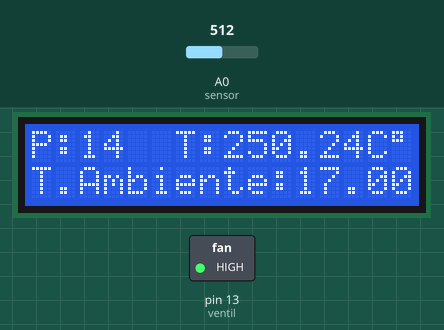
A sketch run on a simulated Arduino Uno, built with avr-gcc and run on an emulated ATmega328P. Shown: 16×2 character LCD, switched loads named in the sketch (green lamp = pin HIGH). The inputs (shaded band) are chosen by the test bench; at power-on: A0 (sensor) = 512. Random numbers use the default seed unless the sketch sets one; what the sketch prints to the serial monitor is not drawn.

Above: at 1.2 s.
1.3 s: A0 (sensor) set to 46
At 3.7 s:
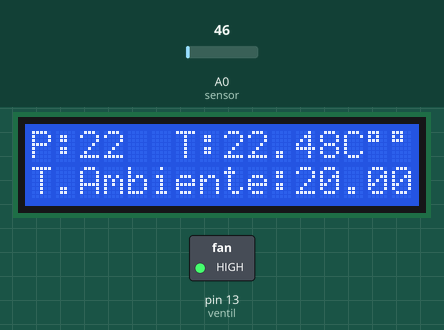
4.7 s: A0 (sensor) set to 43
At 6.7 s:
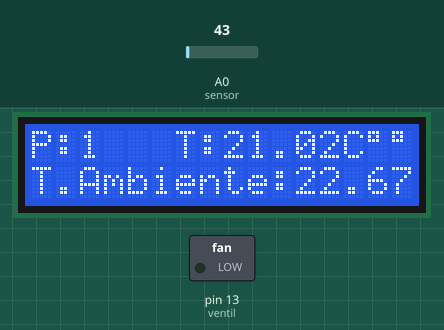
7.8 s: A0 (sensor) set to 0
At 9.7 s:
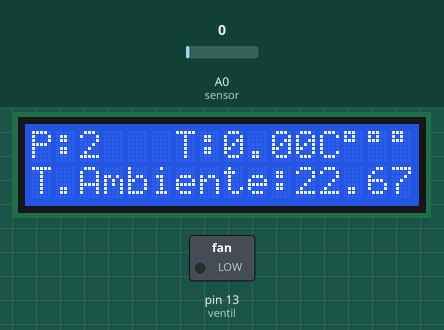
Timing chart, 0 to 11.2 s (numbered marks = the images above; inputs shaded):
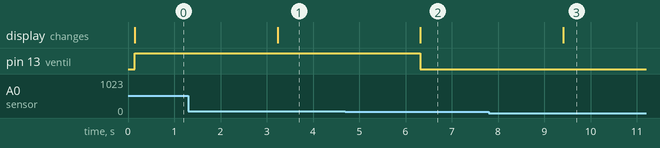

Measured:
- the behaviour switches between 46 and 45 on A0 (sensor) (found by bisection; images 1 and 2)
- after the input at 1.3 s, the display: changes after 1.9 s (image 1)
- after the input at 4.7 s, pin 13 (ventil): HIGH → LOW after 1.6 s; the display: changes after 1.6 s (image 2)
- after the input at 7.8 s, the display: changes after 1.6 s (image 3)

The sketch:

ProyectoFinal.ino
```cpp
#include <LiquidCrystal.h>
#include <stdlib.h>
#include <Fuzzy.h>
#include <FuzzyComposition.h>
#include <FuzzyInput.h>
#include <FuzzyIO.h>
#include <FuzzyOutput.h>
#include <FuzzyRule.h>
#include <FuzzyRuleAntecedent.h>
#include <FuzzyRuleConsequent.h>
#include <FuzzySet.h>
#include <FuzzyRule.h>

Fuzzy* fuzzy=new Fuzzy(); //Se inicializa el fuzificador.

LiquidCrystal lcd(12,11,5,4,3,2);
int ventil=13;

void setup() {
  // put your setup code here, to run once:

  lcd.begin(16,2);

  Serial.begin(9600); //Se inicia la comunicación serial Baudios para comunicación con PC
  //dht.begin(); //Se inicia el sensor

  //Espacio Para Iniciar los pines


  FuzzyInput* Pasajeros= new FuzzyInput(1); //Se crea la variable de entrada "Pasajeros"


  FuzzySet* Pocos= new FuzzySet(0,0,10,14); // Se crea la función para la etiqueta linguistica "Pocos"
  Pasajeros->addFuzzySet(Pocos);            // Se añade la etiqueta al conjunto Pasajeros
  FuzzySet* Medio= new FuzzySet(12,16,18,22); // Se crea la función para la etiqueta linguistica "Medio"
  Pasajeros->addFuzzySet(Medio);            // Se añade la etiqueta al conjunto Pasajeros
  FuzzySet* Muchos= new FuzzySet(20,24,30,30); // Se crea la función para la etiqueta linguistica "Muchos"
  Pasajeros->addFuzzySet(Muchos);          // Se añade la etiqueta al conjunto Pasajeros

  fuzzy->addFuzzyInput(Pasajeros);        // Se añade al fuzificador el  conjunto Pasajeros.


  FuzzyInput* Temperatura= new FuzzyInput(2);  // Se crea la variable de entrada "Temperatura".

  FuzzySet* Ideal= new FuzzySet(20,20,22,25); // Se crea la función para la etiqueta linguistica "Ideal"
  Temperatura->addFuzzySet(Ideal);             // Se añade la etiqueta al conjunto Temperatura
  FuzzySet* Caliente= new FuzzySet(22,23,25,27);  // Se crea la función para la etiqueta linguistica "Caliente"
  Temperatura->addFuzzySet(Caliente);         // Se añade la etiqueta al conjunto Temperatura
  FuzzySet* MuyCaliente= new FuzzySet(25,29,32,32); // Se crea la función para la etiqueta linguistica "MuyCaliente"
  Temperatura->addFuzzySet(MuyCaliente);      // Se añade la etiqueta al conjunto Temperatura

  fuzzy->addFuzzyInput(Temperatura);      // Se añade al fuzificador el  conjunto Temperatura.


  FuzzyOutput* AireAcondicionado= new FuzzyOutput(1); //Se crea el conjunto de salida "Air Acondicionado"

  FuzzySet* Baja= new FuzzySet(15,17,17,19);  // Se crea la función para la etiqueta linguistica "Baja"
  AireAcondicionado->addFuzzySet(Baja);       // Se añade la etiqueta al conjunto Aire Acondicionado
  FuzzySet* Media= new FuzzySet(18,20,20,22); // Se crea la función para la etiqueta linguistica "Media"
  AireAcondicionado->addFuzzySet(Media);      // Se añade la etiqueta al conjunto Aire Acondicionado
  FuzzySet* Alta= new FuzzySet(20,23,23,25);  // Se crea la función para la etiqueta linguistica "Alta"
  AireAcondicionado->addFuzzySet(Alta);       // Se añade la etiqueta al conjunto Aire Acondicionado

  fuzzy->addFuzzyOutput(AireAcondicionado);   // Se añade al fuzificador el conjunto de salida "Aire Acondicionado".


  //#-----Regla 1 -----#

  FuzzyRuleAntecedent* CantidadPasajerosMuchoORMedio = new FuzzyRuleAntecedent();   //Se crea una nueva regla
  CantidadPasajerosMuchoORMedio->joinWithOR(Muchos,Medio);                          // Se hace la unión entre conjuntos dependiendo de la regla

  FuzzyRuleAntecedent* TemperaturaMuyCaliente = new FuzzyRuleAntecedent();
  TemperaturaMuyCaliente->joinSingle(MuyCaliente);

  FuzzyRuleAntecedent* IfPasajerosMuchoOrMedioANDTemperaturaMuyCaliente= new FuzzyRuleAntecedent();
  IfPasajerosMuchoOrMedioANDTemperaturaMuyCaliente->joinWithAND(CantidadPasajerosMuchoORMedio,TemperaturaMuyCaliente);

  FuzzyRuleConsequent* AireBajo= new FuzzyRuleConsequent();                         // Se crea la regla de salida correspondiente a lo evaluado anteriormente.
  AireBajo->addOutput(Baja);                                                        // Se agrega al conjunto de salida.

  FuzzyRule* fuzzyRule1= new FuzzyRule(1,IfPasajerosMuchoOrMedioANDTemperaturaMuyCaliente, AireBajo);   // Se agrega el valor de la regla al conjunto de salida.
  fuzzy->addFuzzyRule(fuzzyRule1);                                                                      // Se agrega la nueva regla fuzificada al motor fuzificador.


  //#-----Regla 2 ------#

  FuzzyRuleAntecedent* TemperaturaCaliente = new FuzzyRuleAntecedent();
  TemperaturaCaliente->joinSingle(Caliente);

  FuzzyRuleConsequent* AireMedia = new FuzzyRuleConsequent();
  AireMedia->addOutput(Media);

  FuzzyRule* fuzzyRule2= new FuzzyRule(2,TemperaturaCaliente,AireMedia);
  fuzzy->addFuzzyRule(fuzzyRule2);


  //#-----Regla 3 ------#

  FuzzyRuleAntecedent* PasajerosMuchosANDTemperaturaIdeal= new FuzzyRuleAntecedent();
  PasajerosMuchosANDTemperaturaIdeal->joinWithAND(Muchos,Ideal);

  FuzzyRule* fuzzyRule3= new FuzzyRule(3,PasajerosMuchosANDTemperaturaIdeal,AireMedia);
  fuzzy->addFuzzyRule(fuzzyRule3);


  //#------Regla 4------#

  FuzzyRuleAntecedent* PasajerosPocosORMedio= new FuzzyRuleAntecedent();
  PasajerosPocosORMedio->joinWithOR(Pocos,Medio);

  FuzzyRuleAntecedent* IfPasajerosPocosORMedioANDTemperaturaIdeal= new FuzzyRuleAntecedent();
  IfPasajerosPocosORMedioANDTemperaturaIdeal->joinWithAND(PasajerosPocosORMedio,Ideal);

  FuzzyRuleConsequent* AireAlta= new FuzzyRuleConsequent();
  AireAlta->addOutput(Alta);

  FuzzyRule* fuzzyRule4= new FuzzyRule(4,IfPasajerosPocosORMedioANDTemperaturaIdeal,AireAlta);
  fuzzy->addFuzzyRule(fuzzyRule4);

  //#--------Regla 5--------#
  FuzzyRuleAntecedent* PasajerosPocosANDTempMuyCaliente= new FuzzyRuleAntecedent();
  PasajerosPocosANDTempMuyCaliente->joinWithAND(Pocos,MuyCaliente);

  FuzzyRule* fuzzyRule5= new FuzzyRule(5,PasajerosPocosANDTempMuyCaliente,AireMedia);
  fuzzy->addFuzzyRule(fuzzyRule5);

}

void loop() {
  // put your main code here, to run repeatedly:

  randomSeed(analogRead(0));            // Se generan números aleatorios
  int pasajeros= random(0,30);          // del 0 al 30 (cantidad de pasajeros)

  //Capturando lectura del sensor LM35
  int value = analogRead(A0);           // Se lee la señal del sensor
  float celsius = (value*500.0) /1023;  // Se convierte a grados celsius
  fuzzy->setInput(1,pasajeros);         // Se llama el fuzificador con la entrada de pasajeros.
  fuzzy->setInput(2,celsius);           // Se llama el fuzificador con el valor hallado para la temperatura
  fuzzy->fuzzify();                     // Se fuzifican los valorees de entrada.
  float aire=fuzzy->defuzzify(1);       // Se desfizifican los valorees de entrada.
  float ventilador=map(aire,15,25,255,0); // Se mapea la temperatura deseada en relación con la velocidad de ventilación del ventilador.
  analogWrite(ventil,ventilador);         // Se manda el voltaje al ventilador.


  lcd.setCursor(0,0);
  lcd.print("P:");
  lcd.print(pasajeros);
  lcd.print(" ");
  lcd.setCursor(6,0);
  lcd.print("T:");
  lcd.print(celsius);
  lcd.print("C");
  lcd.print((char)223);
  lcd.setCursor(0,1);
  lcd.print("T.Ambiente:");
  lcd.print(aire);
  lcd.setCursor(0,0);
  Serial.println(pasajeros);
  Serial.print(celsius);
  Serial.println(" C° ");
  Serial.println(aire);
  delay(3000);
}
```
